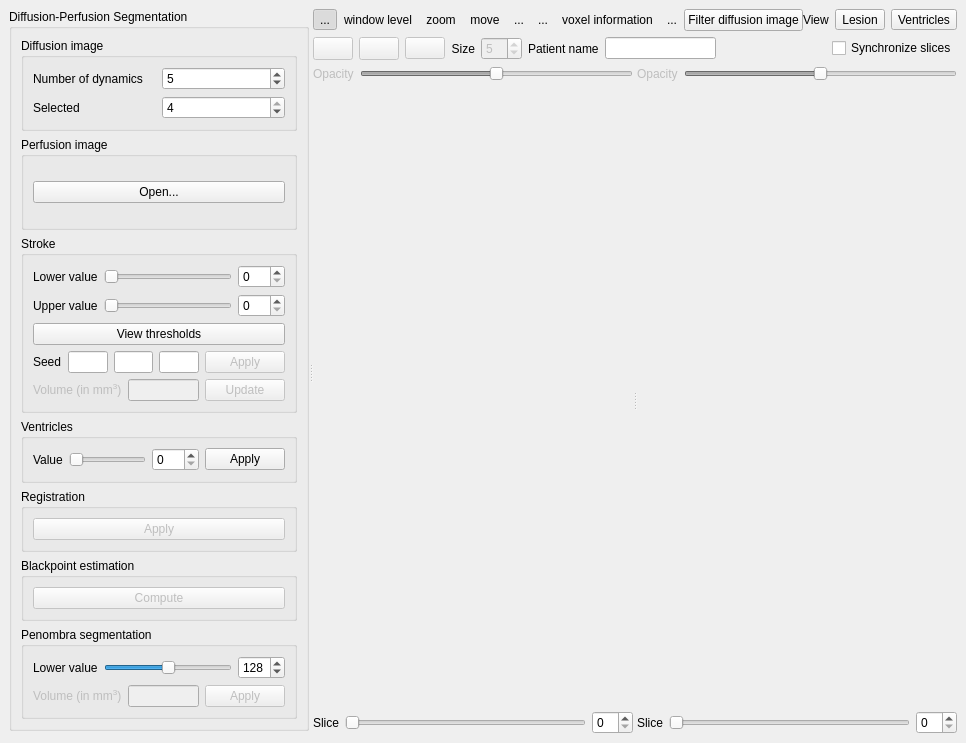
<ui version="4.0" >
 <class>QDifuPerfuExtensionBase</class>
 <widget class="QWidget" name="QDifuPerfuExtensionBase" >
  <property name="geometry" >
   <rect>
    <x>0</x>
    <y>0</y>
    <width>944</width>
    <height>743</height>
   </rect>
  </property>
  <property name="windowTitle" >
   <string>Form</string>
  </property>
  <layout class="QHBoxLayout" >
   <property name="margin" >
    <number>9</number>
   </property>
   <property name="spacing" >
    <number>6</number>
   </property>
   <item>
    <widget class="QSplitter" name="m_horizontalSplitter" >
     <property name="orientation" >
      <enum>Qt::Horizontal</enum>
     </property>
     <widget class="QWidget" name="layoutWidget" >
      <layout class="QVBoxLayout" >
       <property name="margin" >
        <number>0</number>
       </property>
       <property name="spacing" >
        <number>6</number>
       </property>
       <item>
        <widget class="QGroupBox" name="m_diffusionPerfusionMethodGroupBox" >
         <property name="title" >
          <string>Diffusion-Perfusion Segmentation</string>
         </property>
         <layout class="QVBoxLayout" >
          <property name="margin" >
           <number>9</number>
          </property>
          <property name="spacing" >
           <number>6</number>
          </property>
          <item>
           <widget class="QGroupBox" name="m_diffusionImageGroupBox" >
            <property name="title" >
             <string>Diffusion image</string>
            </property>
            <layout class="QVBoxLayout" >
             <property name="margin" >
              <number>9</number>
             </property>
             <property name="spacing" >
              <number>6</number>
             </property>
             <item>
              <layout class="QHBoxLayout" >
               <property name="margin" >
                <number>0</number>
               </property>
               <property name="spacing" >
                <number>6</number>
               </property>
               <item>
                <widget class="QLabel" name="m_totalDiffusionImagesLabel" >
                 <property name="text" >
                  <string>Number of dynamics</string>
                 </property>
                 <property name="buddy" >
                  <cstring>m_totalDiffusionImagesSpinBox</cstring>
                 </property>
                </widget>
               </item>
               <item>
                <widget class="QSpinBox" name="m_totalDiffusionImagesSpinBox" >
                 <property name="minimum" >
                  <number>1</number>
                 </property>
                 <property name="value" >
                  <number>5</number>
                 </property>
                </widget>
               </item>
              </layout>
             </item>
             <item>
              <layout class="QHBoxLayout" >
               <property name="margin" >
                <number>0</number>
               </property>
               <property name="spacing" >
                <number>6</number>
               </property>
               <item>
                <widget class="QLabel" name="m_selectedDiffusionImageLabel" >
                 <property name="text" >
                  <string>Selected</string>
                 </property>
                 <property name="buddy" >
                  <cstring>m_selectedDiffusionImageSpinBox</cstring>
                 </property>
                </widget>
               </item>
               <item>
                <widget class="QSpinBox" name="m_selectedDiffusionImageSpinBox" >
                 <property name="maximum" >
                  <number>4</number>
                 </property>
                 <property name="value" >
                  <number>4</number>
                 </property>
                </widget>
               </item>
              </layout>
             </item>
            </layout>
           </widget>
          </item>
          <item>
           <widget class="QGroupBox" name="m_perfusionImageGroupBox" >
            <property name="title" >
             <string>Perfusion image</string>
            </property>
            <layout class="QVBoxLayout" >
             <property name="margin" >
              <number>9</number>
             </property>
             <property name="spacing" >
              <number>6</number>
             </property>
             <item>
              <widget class="QStackedWidget" name="m_perfusionImageStackedWidget" >
               <property name="currentIndex" >
                <number>0</number>
               </property>
               <widget class="QWidget" name="m_openPerfusionImagePage" >
                <layout class="QVBoxLayout" >
                 <property name="margin" >
                  <number>0</number>
                 </property>
                 <property name="spacing" >
                  <number>6</number>
                 </property>
                 <item>
                  <widget class="QPushButton" name="m_openPerfusionImagePushButton" >
                   <property name="text" >
                    <string>Open...</string>
                   </property>
                  </widget>
                 </item>
                </layout>
               </widget>
               <widget class="QWidget" name="m_selectPerfusionImagePage" >
                <layout class="QVBoxLayout" >
                 <property name="margin" >
                  <number>0</number>
                 </property>
                 <property name="spacing" >
                  <number>6</number>
                 </property>
                 <item>
                  <layout class="QHBoxLayout" >
                   <property name="margin" >
                    <number>0</number>
                   </property>
                   <property name="spacing" >
                    <number>6</number>
                   </property>
                   <item>
                    <widget class="QLabel" name="m_totalPerfusionImagesLabel" >
                     <property name="text" >
                      <string>Number of maps</string>
                     </property>
                    </widget>
                   </item>
                   <item>
                    <widget class="QSpinBox" name="m_totalPerfusionImagesSpinBox" >
                     <property name="minimum" >
                      <number>1</number>
                     </property>
                     <property name="value" >
                      <number>5</number>
                     </property>
                    </widget>
                   </item>
                  </layout>
                 </item>
                 <item>
                  <layout class="QHBoxLayout" >
                   <property name="margin" >
                    <number>0</number>
                   </property>
                   <property name="spacing" >
                    <number>6</number>
                   </property>
                   <item>
                    <widget class="QLabel" name="m_selectedPerfusionImageLabel" >
                     <property name="text" >
                      <string>Selected</string>
                     </property>
                    </widget>
                   </item>
                   <item>
                    <widget class="QSpinBox" name="m_selectedPerfusionImageSpinBox" >
                     <property name="maximum" >
                      <number>4</number>
                     </property>
                     <property name="value" >
                      <number>4</number>
                     </property>
                    </widget>
                   </item>
                  </layout>
                 </item>
                </layout>
               </widget>
              </widget>
             </item>
            </layout>
           </widget>
          </item>
          <item>
           <widget class="QGroupBox" name="m_strokeGroupBox" >
            <property name="title" >
             <string>Stroke</string>
            </property>
            <layout class="QVBoxLayout" >
             <property name="margin" >
              <number>9</number>
             </property>
             <property name="spacing" >
              <number>6</number>
             </property>
             <item>
              <layout class="QHBoxLayout" >
               <property name="margin" >
                <number>0</number>
               </property>
               <property name="spacing" >
                <number>6</number>
               </property>
               <item>
                <widget class="QLabel" name="m_strokeLowerValueLabel" >
                 <property name="text" >
                  <string>Lower value</string>
                 </property>
                </widget>
               </item>
               <item>
                <widget class="QSlider" name="m_strokeLowerValueSlider" >
                 <property name="maximum" >
                  <number>255</number>
                 </property>
                 <property name="orientation" >
                  <enum>Qt::Horizontal</enum>
                 </property>
                </widget>
               </item>
               <item>
                <widget class="QSpinBox" name="m_strokeLowerValueSpinBox" >
                 <property name="maximum" >
                  <number>255</number>
                 </property>
                </widget>
               </item>
              </layout>
             </item>
             <item>
              <layout class="QHBoxLayout" >
               <property name="margin" >
                <number>0</number>
               </property>
               <property name="spacing" >
                <number>6</number>
               </property>
               <item>
                <widget class="QLabel" name="m_strokeUpperValueLabel" >
                 <property name="text" >
                  <string>Upper value</string>
                 </property>
                </widget>
               </item>
               <item>
                <widget class="QSlider" name="m_strokeUpperValueSlider" >
                 <property name="maximum" >
                  <number>255</number>
                 </property>
                 <property name="orientation" >
                  <enum>Qt::Horizontal</enum>
                 </property>
                </widget>
               </item>
               <item>
                <widget class="QSpinBox" name="m_strokeUpperValueSpinBox" >
                 <property name="maximum" >
                  <number>255</number>
                 </property>
                </widget>
               </item>
              </layout>
             </item>
             <item>
              <layout class="QHBoxLayout" >
               <property name="margin" >
                <number>0</number>
               </property>
               <property name="spacing" >
                <number>6</number>
               </property>
               <item>
                <widget class="QPushButton" name="m_strokeViewThresholdsPushButton" >
                 <property name="layoutDirection" >
                  <enum>Qt::RightToLeft</enum>
                 </property>
                 <property name="text" >
                  <string>View thresholds</string>
                 </property>
                </widget>
               </item>
              </layout>
             </item>
             <item>
              <layout class="QHBoxLayout" >
               <property name="margin" >
                <number>0</number>
               </property>
               <property name="spacing" >
                <number>6</number>
               </property>
               <item>
                <widget class="QLabel" name="m_strokeSeedLabel" >
                 <property name="enabled" >
                  <bool>true</bool>
                 </property>
                 <property name="text" >
                  <string>Seed</string>
                 </property>
                </widget>
               </item>
               <item>
                <widget class="QLineEdit" name="m_strokeSeedXLineEdit" >
                 <property name="enabled" >
                  <bool>true</bool>
                 </property>
                 <property name="sizePolicy" >
                  <sizepolicy>
                   <hsizetype>4</hsizetype>
                   <vsizetype>0</vsizetype>
                   <horstretch>0</horstretch>
                   <verstretch>0</verstretch>
                  </sizepolicy>
                 </property>
                 <property name="maximumSize" >
                  <size>
                   <width>50</width>
                   <height>16777215</height>
                  </size>
                 </property>
                 <property name="readOnly" >
                  <bool>true</bool>
                 </property>
                </widget>
               </item>
               <item>
                <widget class="QLineEdit" name="m_strokeSeedYLineEdit" >
                 <property name="enabled" >
                  <bool>true</bool>
                 </property>
                 <property name="sizePolicy" >
                  <sizepolicy>
                   <hsizetype>4</hsizetype>
                   <vsizetype>0</vsizetype>
                   <horstretch>0</horstretch>
                   <verstretch>0</verstretch>
                  </sizepolicy>
                 </property>
                 <property name="maximumSize" >
                  <size>
                   <width>50</width>
                   <height>16777215</height>
                  </size>
                 </property>
                 <property name="readOnly" >
                  <bool>true</bool>
                 </property>
                </widget>
               </item>
               <item>
                <widget class="QLineEdit" name="m_strokeSeedZLineEdit" >
                 <property name="enabled" >
                  <bool>true</bool>
                 </property>
                 <property name="sizePolicy" >
                  <sizepolicy>
                   <hsizetype>4</hsizetype>
                   <vsizetype>0</vsizetype>
                   <horstretch>0</horstretch>
                   <verstretch>0</verstretch>
                  </sizepolicy>
                 </property>
                 <property name="maximumSize" >
                  <size>
                   <width>50</width>
                   <height>16777215</height>
                  </size>
                 </property>
                 <property name="readOnly" >
                  <bool>true</bool>
                 </property>
                </widget>
               </item>
               <item>
                <widget class="QPushButton" name="m_strokeApplyPushButton" >
                 <property name="enabled" >
                  <bool>false</bool>
                 </property>
                 <property name="layoutDirection" >
                  <enum>Qt::RightToLeft</enum>
                 </property>
                 <property name="text" >
                  <string>Apply</string>
                 </property>
                </widget>
               </item>
              </layout>
             </item>
             <item>
              <layout class="QHBoxLayout" >
               <property name="margin" >
                <number>0</number>
               </property>
               <property name="spacing" >
                <number>6</number>
               </property>
               <item>
                <widget class="QLabel" name="m_strokeVolumeLabel" >
                 <property name="enabled" >
                  <bool>false</bool>
                 </property>
                 <property name="text" >
                  <string>Volume (in mm&lt;sup>3&lt;/sup>)</string>
                 </property>
                </widget>
               </item>
               <item>
                <widget class="QLineEdit" name="m_strokeVolumeLineEdit" >
                 <property name="enabled" >
                  <bool>false</bool>
                 </property>
                 <property name="readOnly" >
                  <bool>true</bool>
                 </property>
                </widget>
               </item>
               <item>
                <widget class="QPushButton" name="m_strokeVolumeUpdatePushButton" >
                 <property name="enabled" >
                  <bool>false</bool>
                 </property>
                 <property name="text" >
                  <string>Update</string>
                 </property>
                </widget>
               </item>
              </layout>
             </item>
            </layout>
           </widget>
          </item>
          <item>
           <widget class="QGroupBox" name="m_ventriclesGroupBox" >
            <property name="title" >
             <string>Ventricles</string>
            </property>
            <layout class="QVBoxLayout" >
             <property name="margin" >
              <number>9</number>
             </property>
             <property name="spacing" >
              <number>6</number>
             </property>
             <item>
              <layout class="QHBoxLayout" >
               <property name="margin" >
                <number>0</number>
               </property>
               <property name="spacing" >
                <number>6</number>
               </property>
               <item>
                <widget class="QLabel" name="m_ventriclesLowerValueLabel" >
                 <property name="text" >
                  <string>Value</string>
                 </property>
                </widget>
               </item>
               <item>
                <widget class="QSlider" name="m_ventriclesLowerValueSlider" >
                 <property name="maximum" >
                  <number>255</number>
                 </property>
                 <property name="orientation" >
                  <enum>Qt::Horizontal</enum>
                 </property>
                </widget>
               </item>
               <item>
                <widget class="QSpinBox" name="m_ventriclesLowerValueSpinBox" >
                 <property name="maximum" >
                  <number>255</number>
                 </property>
                </widget>
               </item>
               <item>
                <widget class="QPushButton" name="m_ventriclesApplyPushButton" >
                 <property name="layoutDirection" >
                  <enum>Qt::RightToLeft</enum>
                 </property>
                 <property name="text" >
                  <string>Apply</string>
                 </property>
                </widget>
               </item>
              </layout>
             </item>
            </layout>
           </widget>
          </item>
          <item>
           <widget class="QGroupBox" name="m_registrationGroupBox" >
            <property name="title" >
             <string>Registration</string>
            </property>
            <layout class="QVBoxLayout" >
             <property name="margin" >
              <number>9</number>
             </property>
             <property name="spacing" >
              <number>6</number>
             </property>
             <item>
              <widget class="QPushButton" name="m_applyRegistrationPushButton" >
               <property name="enabled" >
                <bool>false</bool>
               </property>
               <property name="text" >
                <string>Apply</string>
               </property>
              </widget>
             </item>
            </layout>
           </widget>
          </item>
          <item>
           <widget class="QGroupBox" name="m_blackpointEstimationGroupBox" >
            <property name="title" >
             <string>Blackpoint estimation</string>
            </property>
            <layout class="QVBoxLayout" >
             <property name="margin" >
              <number>9</number>
             </property>
             <property name="spacing" >
              <number>6</number>
             </property>
             <item>
              <widget class="QPushButton" name="m_computeBlackpointEstimationPushButton" >
               <property name="enabled" >
                <bool>false</bool>
               </property>
               <property name="text" >
                <string>Compute</string>
               </property>
              </widget>
             </item>
            </layout>
           </widget>
          </item>
          <item>
           <widget class="QGroupBox" name="m_penombraSegmentationGroupBox" >
            <property name="title" >
             <string>Penombra segmentation</string>
            </property>
            <layout class="QVBoxLayout" >
             <property name="margin" >
              <number>9</number>
             </property>
             <property name="spacing" >
              <number>6</number>
             </property>
             <item>
              <layout class="QHBoxLayout" >
               <property name="margin" >
                <number>0</number>
               </property>
               <property name="spacing" >
                <number>6</number>
               </property>
               <item>
                <widget class="QLabel" name="m_penombraLowerValueLabel" >
                 <property name="text" >
                  <string>Lower value</string>
                 </property>
                </widget>
               </item>
               <item>
                <widget class="QSlider" name="m_penombraLowerValueSlider" >
                 <property name="maximum" >
                  <number>255</number>
                 </property>
                 <property name="value" >
                  <number>128</number>
                 </property>
                 <property name="orientation" >
                  <enum>Qt::Horizontal</enum>
                 </property>
                </widget>
               </item>
               <item>
                <widget class="QSpinBox" name="m_penombraLowerValueSpinBox" >
                 <property name="maximum" >
                  <number>255</number>
                 </property>
                 <property name="value" >
                  <number>128</number>
                 </property>
                </widget>
               </item>
              </layout>
             </item>
             <item>
              <layout class="QHBoxLayout" >
               <property name="margin" >
                <number>0</number>
               </property>
               <property name="spacing" >
                <number>6</number>
               </property>
               <item>
                <widget class="QLabel" name="m_penombraVolumeLabel" >
                 <property name="enabled" >
                  <bool>false</bool>
                 </property>
                 <property name="text" >
                  <string>Volume (in mm&lt;sup>3&lt;/sup>)</string>
                 </property>
                </widget>
               </item>
               <item>
                <widget class="QLineEdit" name="m_penombraVolumeLineEdit" >
                 <property name="enabled" >
                  <bool>false</bool>
                 </property>
                 <property name="readOnly" >
                  <bool>true</bool>
                 </property>
                </widget>
               </item>
               <item>
                <widget class="QPushButton" name="m_penombraApplyPushButton" >
                 <property name="enabled" >
                  <bool>false</bool>
                 </property>
                 <property name="text" >
                  <string>Apply</string>
                 </property>
                </widget>
               </item>
              </layout>
             </item>
            </layout>
           </widget>
          </item>
         </layout>
        </widget>
       </item>
       <item>
        <spacer>
         <property name="orientation" >
          <enum>Qt::Vertical</enum>
         </property>
         <property name="sizeHint" >
          <size>
           <width>300</width>
           <height>16</height>
          </size>
         </property>
        </spacer>
       </item>
      </layout>
     </widget>
     <widget class="QWidget" name="layoutWidget" >
      <layout class="QVBoxLayout" >
       <property name="margin" >
        <number>0</number>
       </property>
       <property name="spacing" >
        <number>6</number>
       </property>
       <item>
        <layout class="QHBoxLayout" >
         <property name="margin" >
          <number>0</number>
         </property>
         <property name="spacing" >
          <number>0</number>
         </property>
         <item>
          <widget class="QToolButton" name="m_slicingToolButton" >
           <property name="text" >
            <string>...</string>
           </property>
           <property name="icon" >
            <iconset resource="../../main/main.qrc" >:/images/slicing.png</iconset>
           </property>
           <property name="iconSize" >
            <size>
             <width>32</width>
             <height>32</height>
            </size>
           </property>
           <property name="checkable" >
            <bool>true</bool>
           </property>
           <property name="checked" >
            <bool>true</bool>
           </property>
           <property name="autoRaise" >
            <bool>true</bool>
           </property>
          </widget>
         </item>
         <item>
          <widget class="QToolButton" name="m_windowLevelToolButton" >
           <property name="text" >
            <string>window level</string>
           </property>
           <property name="icon" >
            <iconset resource="../../main/main.qrc" >:/images/windowLevel.png</iconset>
           </property>
           <property name="iconSize" >
            <size>
             <width>32</width>
             <height>32</height>
            </size>
           </property>
           <property name="checkable" >
            <bool>true</bool>
           </property>
           <property name="autoRaise" >
            <bool>true</bool>
           </property>
          </widget>
         </item>
         <item>
          <widget class="QToolButton" name="m_zoomToolButton" >
           <property name="text" >
            <string>zoom</string>
           </property>
           <property name="icon" >
            <iconset resource="../../main/main.qrc" >:/images/zoom.png</iconset>
           </property>
           <property name="iconSize" >
            <size>
             <width>32</width>
             <height>32</height>
            </size>
           </property>
           <property name="checkable" >
            <bool>true</bool>
           </property>
           <property name="autoRaise" >
            <bool>true</bool>
           </property>
          </widget>
         </item>
         <item>
          <widget class="QToolButton" name="m_moveToolButton" >
           <property name="text" >
            <string>move</string>
           </property>
           <property name="icon" >
            <iconset resource="../../main/main.qrc" >:/images/move.png</iconset>
           </property>
           <property name="iconSize" >
            <size>
             <width>32</width>
             <height>32</height>
            </size>
           </property>
           <property name="checkable" >
            <bool>true</bool>
           </property>
           <property name="autoRaise" >
            <bool>true</bool>
           </property>
          </widget>
         </item>
         <item>
          <widget class="QToolButton" name="m_rotateClockWiseToolButton" >
           <property name="text" >
            <string>...</string>
           </property>
           <property name="icon" >
            <iconset resource="../../main/main.qrc" >:/images/rotateClockWise.png</iconset>
           </property>
           <property name="iconSize" >
            <size>
             <width>32</width>
             <height>32</height>
            </size>
           </property>
           <property name="autoRaise" >
            <bool>true</bool>
           </property>
          </widget>
         </item>
         <item>
          <widget class="QToolButton" name="m_editorToolButton" >
           <property name="text" >
            <string>...</string>
           </property>
           <property name="icon" >
            <iconset resource="../../main/main.qrc" >:/images/pencil.png</iconset>
           </property>
           <property name="iconSize" >
            <size>
             <width>32</width>
             <height>32</height>
            </size>
           </property>
           <property name="checkable" >
            <bool>true</bool>
           </property>
           <property name="autoRaise" >
            <bool>true</bool>
           </property>
          </widget>
         </item>
         <item>
          <widget class="QToolButton" name="m_voxelInformationToolButton" >
           <property name="layoutDirection" >
            <enum>Qt::LeftToRight</enum>
           </property>
           <property name="text" >
            <string>voxel information</string>
           </property>
           <property name="icon" >
            <iconset resource="../../main/main.qrc" >:/images/voxelInformation.png</iconset>
           </property>
           <property name="iconSize" >
            <size>
             <width>32</width>
             <height>32</height>
            </size>
           </property>
           <property name="checkable" >
            <bool>true</bool>
           </property>
           <property name="autoRaise" >
            <bool>true</bool>
           </property>
          </widget>
         </item>
         <item>
          <widget class="QToolButton" name="m_seedToolButton" >
           <property name="text" >
            <string>...</string>
           </property>
           <property name="icon" >
            <iconset resource="../../main/main.qrc" >:/images/seed.png</iconset>
           </property>
           <property name="iconSize" >
            <size>
             <width>32</width>
             <height>32</height>
            </size>
           </property>
           <property name="checkable" >
            <bool>true</bool>
           </property>
           <property name="autoRaise" >
            <bool>true</bool>
           </property>
          </widget>
         </item>
         <item>
          <widget class="QPushButton" name="m_filterDiffusionPushButton" >
           <property name="text" >
            <string>Filter diffusion image</string>
           </property>
          </widget>
         </item>
         <item>
          <spacer>
           <property name="orientation" >
            <enum>Qt::Horizontal</enum>
           </property>
           <property name="sizeHint" >
            <size>
             <width>40</width>
             <height>20</height>
            </size>
           </property>
          </spacer>
         </item>
         <item>
          <layout class="QHBoxLayout" >
           <property name="margin" >
            <number>0</number>
           </property>
           <property name="spacing" >
            <number>6</number>
           </property>
           <item>
            <widget class="QLabel" name="m_viewLabel" >
             <property name="text" >
              <string>View</string>
             </property>
            </widget>
           </item>
           <item>
            <widget class="QToolButton" name="m_lesionViewToolButton" >
             <property name="text" >
              <string>Lesion</string>
             </property>
            </widget>
           </item>
           <item>
            <widget class="QToolButton" name="m_ventriclesViewToolButton" >
             <property name="text" >
              <string>Ventricles</string>
             </property>
            </widget>
           </item>
          </layout>
         </item>
        </layout>
       </item>
       <item>
        <layout class="QHBoxLayout" >
         <property name="margin" >
          <number>0</number>
         </property>
         <property name="spacing" >
          <number>6</number>
         </property>
         <item>
          <layout class="QHBoxLayout" >
           <property name="margin" >
            <number>0</number>
           </property>
           <property name="spacing" >
            <number>6</number>
           </property>
           <item>
            <widget class="QPushButton" name="m_eraseButton" >
             <property name="enabled" >
              <bool>false</bool>
             </property>
             <property name="sizePolicy" >
              <sizepolicy>
               <hsizetype>1</hsizetype>
               <vsizetype>1</vsizetype>
               <horstretch>0</horstretch>
               <verstretch>0</verstretch>
              </sizepolicy>
             </property>
             <property name="text" >
              <string/>
             </property>
             <property name="icon" >
              <iconset resource="../../main/main.qrc" >:/images/eraser.png</iconset>
             </property>
             <property name="flat" >
              <bool>false</bool>
             </property>
            </widget>
           </item>
           <item>
            <widget class="QPushButton" name="m_paintButton" >
             <property name="enabled" >
              <bool>false</bool>
             </property>
             <property name="sizePolicy" >
              <sizepolicy>
               <hsizetype>1</hsizetype>
               <vsizetype>1</vsizetype>
               <horstretch>0</horstretch>
               <verstretch>0</verstretch>
              </sizepolicy>
             </property>
             <property name="text" >
              <string/>
             </property>
             <property name="icon" >
              <iconset resource="../../main/main.qrc" >:/images/airbrush.png</iconset>
             </property>
             <property name="checkable" >
              <bool>false</bool>
             </property>
             <property name="checked" >
              <bool>false</bool>
             </property>
             <property name="flat" >
              <bool>false</bool>
             </property>
            </widget>
           </item>
           <item>
            <widget class="QPushButton" name="m_eraseSliceButton" >
             <property name="enabled" >
              <bool>false</bool>
             </property>
             <property name="text" >
              <string/>
             </property>
             <property name="icon" >
              <iconset resource="../../main/main.qrc" >:/images/axial.png</iconset>
             </property>
            </widget>
           </item>
           <item>
            <widget class="QLabel" name="label_3" >
             <property name="text" >
              <string>Size</string>
             </property>
             <property name="alignment" >
              <set>Qt::AlignRight|Qt::AlignTrailing|Qt::AlignVCenter</set>
             </property>
            </widget>
           </item>
           <item>
            <widget class="QSpinBox" name="m_editorSize" >
             <property name="enabled" >
              <bool>false</bool>
             </property>
             <property name="minimum" >
              <number>0</number>
             </property>
             <property name="value" >
              <number>5</number>
             </property>
            </widget>
           </item>
          </layout>
         </item>
         <item>
          <layout class="QHBoxLayout" >
           <property name="margin" >
            <number>0</number>
           </property>
           <property name="spacing" >
            <number>6</number>
           </property>
           <item>
            <widget class="QLabel" name="label_5" >
             <property name="text" >
              <string>Patient name</string>
             </property>
            </widget>
           </item>
           <item>
            <widget class="QLineEdit" name="m_patientNameLineEdit" >
             <property name="readOnly" >
              <bool>true</bool>
             </property>
            </widget>
           </item>
           <item>
            <spacer>
             <property name="orientation" >
              <enum>Qt::Horizontal</enum>
             </property>
             <property name="sizeHint" >
              <size>
               <width>40</width>
               <height>20</height>
              </size>
             </property>
            </spacer>
           </item>
           <item>
            <widget class="QCheckBox" name="m_synchroCheckBox" >
             <property name="text" >
              <string>Synchronize slices</string>
             </property>
            </widget>
           </item>
          </layout>
         </item>
        </layout>
       </item>
       <item>
        <widget class="QSplitter" name="splitter" >
         <property name="orientation" >
          <enum>Qt::Horizontal</enum>
         </property>
         <widget class="QWidget" name="layoutWidget" >
          <layout class="QVBoxLayout" >
           <property name="margin" >
            <number>0</number>
           </property>
           <property name="spacing" >
            <number>6</number>
           </property>
           <item>
            <layout class="QHBoxLayout" >
             <property name="margin" >
              <number>0</number>
             </property>
             <property name="spacing" >
              <number>6</number>
             </property>
             <item>
              <widget class="QLabel" name="m_diffusionOpacityLabel" >
               <property name="enabled" >
                <bool>false</bool>
               </property>
               <property name="text" >
                <string>Opacity</string>
               </property>
              </widget>
             </item>
             <item>
              <widget class="QSlider" name="m_diffusionOpacitySlider" >
               <property name="enabled" >
                <bool>false</bool>
               </property>
               <property name="maximum" >
                <number>100</number>
               </property>
               <property name="value" >
                <number>50</number>
               </property>
               <property name="orientation" >
                <enum>Qt::Horizontal</enum>
               </property>
              </widget>
             </item>
            </layout>
           </item>
           <item>
            <widget class="udg::Q2DViewer" native="1" name="m_diffusion2DView" >
             <property name="sizePolicy" >
              <sizepolicy>
               <hsizetype>7</hsizetype>
               <vsizetype>7</vsizetype>
               <horstretch>0</horstretch>
               <verstretch>0</verstretch>
              </sizepolicy>
             </property>
             <property name="maximumSize" >
              <size>
               <width>100000</width>
               <height>100000</height>
              </size>
             </property>
            </widget>
           </item>
           <item>
            <layout class="QHBoxLayout" >
             <property name="margin" >
              <number>0</number>
             </property>
             <property name="spacing" >
              <number>6</number>
             </property>
             <item>
              <widget class="QLabel" name="m_diffusionSliceLabel" >
               <property name="text" >
                <string>Slice</string>
               </property>
              </widget>
             </item>
             <item>
              <widget class="QSlider" name="m_diffusionSliceSlider" >
               <property name="orientation" >
                <enum>Qt::Horizontal</enum>
               </property>
              </widget>
             </item>
             <item>
              <widget class="QSpinBox" name="m_diffusionSliceSpinBox" />
             </item>
            </layout>
           </item>
          </layout>
         </widget>
         <widget class="QWidget" name="layoutWidget" >
          <layout class="QVBoxLayout" >
           <property name="margin" >
            <number>0</number>
           </property>
           <property name="spacing" >
            <number>6</number>
           </property>
           <item>
            <layout class="QHBoxLayout" >
             <property name="margin" >
              <number>0</number>
             </property>
             <property name="spacing" >
              <number>6</number>
             </property>
             <item>
              <widget class="QLabel" name="m_perfusionOpacityLabel" >
               <property name="enabled" >
                <bool>false</bool>
               </property>
               <property name="text" >
                <string>Opacity</string>
               </property>
              </widget>
             </item>
             <item>
              <widget class="QSlider" name="m_perfusionOpacitySlider" >
               <property name="enabled" >
                <bool>false</bool>
               </property>
               <property name="maximum" >
                <number>100</number>
               </property>
               <property name="value" >
                <number>50</number>
               </property>
               <property name="orientation" >
                <enum>Qt::Horizontal</enum>
               </property>
              </widget>
             </item>
            </layout>
           </item>
           <item>
            <widget class="udg::Q2DViewer" native="1" name="m_perfusion2DView" >
             <property name="sizePolicy" >
              <sizepolicy>
               <hsizetype>7</hsizetype>
               <vsizetype>7</vsizetype>
               <horstretch>0</horstretch>
               <verstretch>0</verstretch>
              </sizepolicy>
             </property>
             <property name="maximumSize" >
              <size>
               <width>100000</width>
               <height>100000</height>
              </size>
             </property>
            </widget>
           </item>
           <item>
            <layout class="QHBoxLayout" >
             <property name="margin" >
              <number>0</number>
             </property>
             <property name="spacing" >
              <number>6</number>
             </property>
             <item>
              <widget class="QLabel" name="m_perfusionSliceLabel" >
               <property name="text" >
                <string>Slice</string>
               </property>
              </widget>
             </item>
             <item>
              <widget class="QSlider" name="m_perfusionSliceSlider" >
               <property name="orientation" >
                <enum>Qt::Horizontal</enum>
               </property>
              </widget>
             </item>
             <item>
              <widget class="QSpinBox" name="m_perfusionSliceSpinBox" />
             </item>
            </layout>
           </item>
          </layout>
         </widget>
        </widget>
       </item>
      </layout>
     </widget>
    </widget>
   </item>
  </layout>
 </widget>
 <customwidgets>
  <customwidget>
   <class>udg::Q2DViewer</class>
   <extends>QWidget</extends>
   <header>q2dviewer.h</header>
  </customwidget>
 </customwidgets>
 <resources>
  <include location="../../main/main.qrc" />
 </resources>
 <connections>
  <connection>
   <sender>m_diffusionSliceSlider</sender>
   <signal>valueChanged(int)</signal>
   <receiver>m_diffusionSliceSpinBox</receiver>
   <slot>setValue(int)</slot>
   <hints>
    <hint type="sourcelabel" >
     <x>567</x>
     <y>752</y>
    </hint>
    <hint type="destinationlabel" >
     <x>630</x>
     <y>758</y>
    </hint>
   </hints>
  </connection>
  <connection>
   <sender>m_diffusionSliceSpinBox</sender>
   <signal>valueChanged(int)</signal>
   <receiver>m_diffusionSliceSlider</receiver>
   <slot>setValue(int)</slot>
   <hints>
    <hint type="sourcelabel" >
     <x>630</x>
     <y>758</y>
    </hint>
    <hint type="destinationlabel" >
     <x>567</x>
     <y>752</y>
    </hint>
   </hints>
  </connection>
  <connection>
   <sender>m_strokeLowerValueSlider</sender>
   <signal>valueChanged(int)</signal>
   <receiver>m_strokeLowerValueSpinBox</receiver>
   <slot>setValue(int)</slot>
   <hints>
    <hint type="sourcelabel" >
     <x>252</x>
     <y>273</y>
    </hint>
    <hint type="destinationlabel" >
     <x>304</x>
     <y>276</y>
    </hint>
   </hints>
  </connection>
  <connection>
   <sender>m_strokeLowerValueSpinBox</sender>
   <signal>valueChanged(int)</signal>
   <receiver>m_strokeLowerValueSlider</receiver>
   <slot>setValue(int)</slot>
   <hints>
    <hint type="sourcelabel" >
     <x>304</x>
     <y>276</y>
    </hint>
    <hint type="destinationlabel" >
     <x>252</x>
     <y>273</y>
    </hint>
   </hints>
  </connection>
  <connection>
   <sender>m_strokeUpperValueSlider</sender>
   <signal>valueChanged(int)</signal>
   <receiver>m_strokeUpperValueSpinBox</receiver>
   <slot>setValue(int)</slot>
   <hints>
    <hint type="sourcelabel" >
     <x>252</x>
     <y>304</y>
    </hint>
    <hint type="destinationlabel" >
     <x>304</x>
     <y>307</y>
    </hint>
   </hints>
  </connection>
  <connection>
   <sender>m_strokeUpperValueSpinBox</sender>
   <signal>valueChanged(int)</signal>
   <receiver>m_strokeUpperValueSlider</receiver>
   <slot>setValue(int)</slot>
   <hints>
    <hint type="sourcelabel" >
     <x>304</x>
     <y>307</y>
    </hint>
    <hint type="destinationlabel" >
     <x>252</x>
     <y>304</y>
    </hint>
   </hints>
  </connection>
  <connection>
   <sender>m_perfusionSliceSlider</sender>
   <signal>valueChanged(int)</signal>
   <receiver>m_perfusionSliceSpinBox</receiver>
   <slot>setValue(int)</slot>
   <hints>
    <hint type="sourcelabel" >
     <x>889</x>
     <y>752</y>
    </hint>
    <hint type="destinationlabel" >
     <x>946</x>
     <y>758</y>
    </hint>
   </hints>
  </connection>
  <connection>
   <sender>m_perfusionSliceSpinBox</sender>
   <signal>valueChanged(int)</signal>
   <receiver>m_perfusionSliceSlider</receiver>
   <slot>setValue(int)</slot>
   <hints>
    <hint type="sourcelabel" >
     <x>946</x>
     <y>758</y>
    </hint>
    <hint type="destinationlabel" >
     <x>889</x>
     <y>752</y>
    </hint>
   </hints>
  </connection>
  <connection>
   <sender>m_ventriclesLowerValueSlider</sender>
   <signal>valueChanged(int)</signal>
   <receiver>m_ventriclesLowerValueSpinBox</receiver>
   <slot>setValue(int)</slot>
   <hints>
    <hint type="sourcelabel" >
     <x>171</x>
     <y>476</y>
    </hint>
    <hint type="destinationlabel" >
     <x>223</x>
     <y>479</y>
    </hint>
   </hints>
  </connection>
  <connection>
   <sender>m_ventriclesLowerValueSpinBox</sender>
   <signal>valueChanged(int)</signal>
   <receiver>m_ventriclesLowerValueSlider</receiver>
   <slot>setValue(int)</slot>
   <hints>
    <hint type="sourcelabel" >
     <x>223</x>
     <y>479</y>
    </hint>
    <hint type="destinationlabel" >
     <x>171</x>
     <y>476</y>
    </hint>
   </hints>
  </connection>
  <connection>
   <sender>m_penombraLowerValueSpinBox</sender>
   <signal>valueChanged(int)</signal>
   <receiver>m_penombraLowerValueSlider</receiver>
   <slot>setValue(int)</slot>
   <hints>
    <hint type="sourcelabel" >
     <x>304</x>
     <y>690</y>
    </hint>
    <hint type="destinationlabel" >
     <x>252</x>
     <y>687</y>
    </hint>
   </hints>
  </connection>
  <connection>
   <sender>m_penombraLowerValueSlider</sender>
   <signal>valueChanged(int)</signal>
   <receiver>m_penombraLowerValueSpinBox</receiver>
   <slot>setValue(int)</slot>
   <hints>
    <hint type="sourcelabel" >
     <x>136</x>
     <y>686</y>
    </hint>
    <hint type="destinationlabel" >
     <x>261</x>
     <y>680</y>
    </hint>
   </hints>
  </connection>
 </connections>
</ui>
